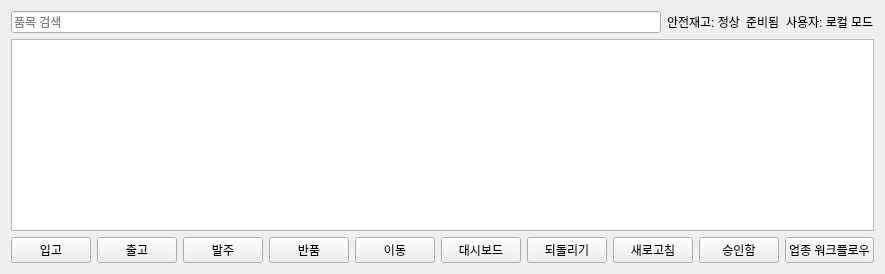
<?xml version="1.0" encoding="UTF-8"?>
<ui version="4.0">
 <class>MainWindowWidget</class>
 <widget class="QWidget" name="MainWindowWidget">
  <layout class="QVBoxLayout" name="verticalLayout">
   <item>
    <layout class="QHBoxLayout" name="topLayout">
     <item>
      <widget class="QLineEdit" name="searchLineEdit">
       <property name="placeholderText">
        <string>품목 검색</string>
       </property>
      </widget>
     </item>
     <item>
      <widget class="QLabel" name="safetyBadgeLabel">
       <property name="text">
        <string>안전재고: 정상</string>
       </property>
      </widget>
     </item>
     <item>
      <widget class="QLabel" name="statusLabel">
       <property name="text">
        <string>준비됨</string>
       </property>
      </widget>
     </item>
     <item>
      <widget class="QLabel" name="userInfoLabel">
       <property name="text">
        <string>사용자: 로컬 모드</string>
       </property>
      </widget>
     </item>
    </layout>
   </item>
   <item>
    <widget class="QTableWidget" name="inventoryTable"/>
   </item>
   <item>
    <layout class="QGridLayout" name="buttonLayout">
     <item row="0" column="0">
      <widget class="QPushButton" name="inboundButton">
       <property name="text">
        <string>입고</string>
       </property>
      </widget>
     </item>
     <item row="0" column="1">
      <widget class="QPushButton" name="outboundButton">
       <property name="text">
        <string>출고</string>
       </property>
      </widget>
     </item>
     <item row="0" column="2">
      <widget class="QPushButton" name="orderButton">
       <property name="text">
        <string>발주</string>
       </property>
      </widget>
     </item>
     <item row="0" column="3">
      <widget class="QPushButton" name="returnButton">
       <property name="text">
        <string>반품</string>
       </property>
      </widget>
     </item>
     <item row="0" column="4">
      <widget class="QPushButton" name="moveButton">
       <property name="text">
        <string>이동</string>
       </property>
      </widget>
     </item>
     <item row="0" column="5">
      <widget class="QPushButton" name="dashboardButton">
       <property name="text">
        <string>대시보드</string>
       </property>
      </widget>
     </item>
     <item row="0" column="6">
      <widget class="QPushButton" name="undoButton">
       <property name="text">
        <string>되돌리기</string>
       </property>
      </widget>
     </item>
     <item row="0" column="7">
      <widget class="QPushButton" name="refreshButton">
       <property name="text">
        <string>새로고침</string>
       </property>
      </widget>
     </item>
     <item row="0" column="8">
      <widget class="QPushButton" name="approvalButton">
       <property name="text">
        <string>승인함</string>
       </property>
      </widget>
     </item>
     <item row="0" column="9">
      <widget class="QPushButton" name="workflowButton">
       <property name="text">
        <string>업종 워크플로우</string>
       </property>
      </widget>
     </item>
    </layout>
   </item>
  </layout>
 </widget>
 <resources/>
 <connections/>
</ui>
